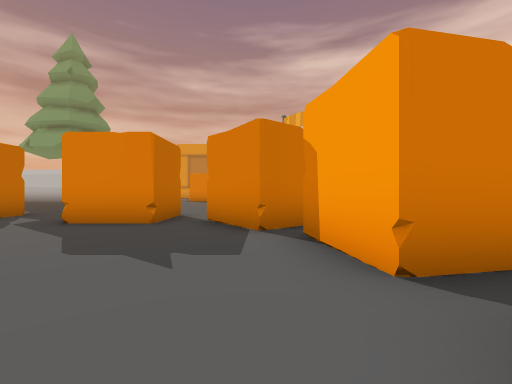
View 1 (above)

24 first-person views from a walk through a Unity game level. The camera is 1.2 m above the floor, looks level and sees 90° across. The floor is counted in squares, 2 m on a side. Each view is taken from the middle of a square. On the plan, view 1 faces up. The plan holds only what a view shows up to about 9 squares ahead; the rest is blank. The place goes on beyond the plan.

View 2
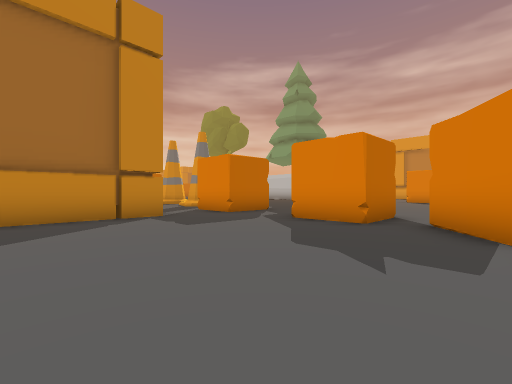

View 3
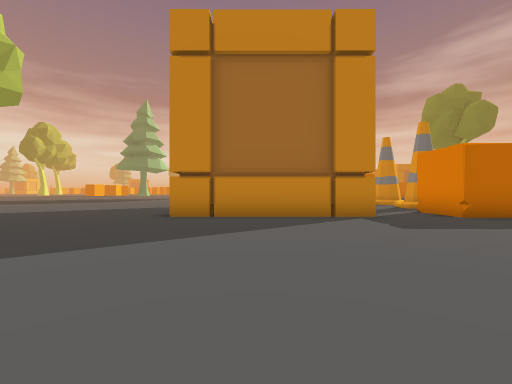

View 4
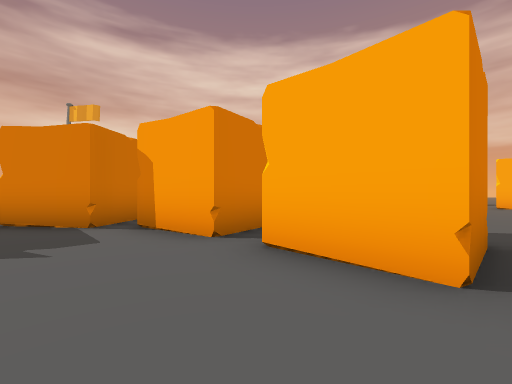

View 5
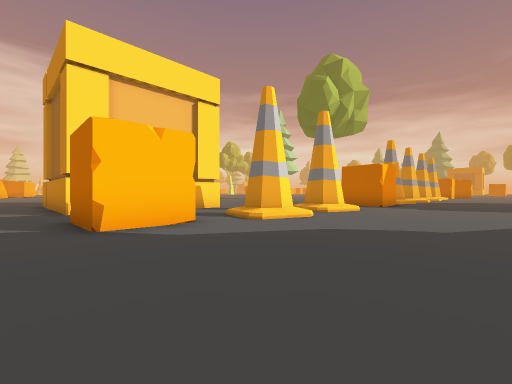

View 6
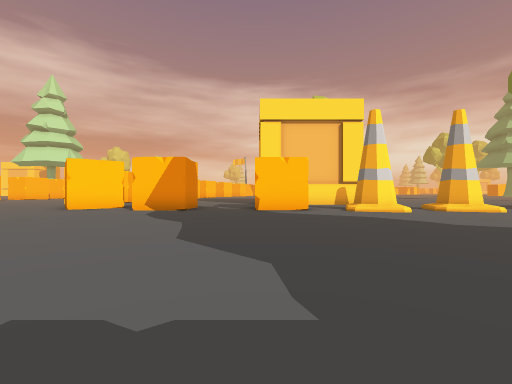

View 7
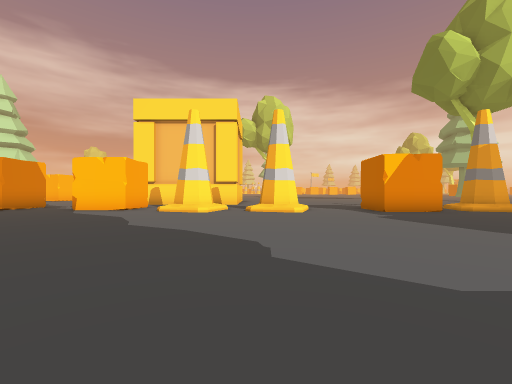

View 8
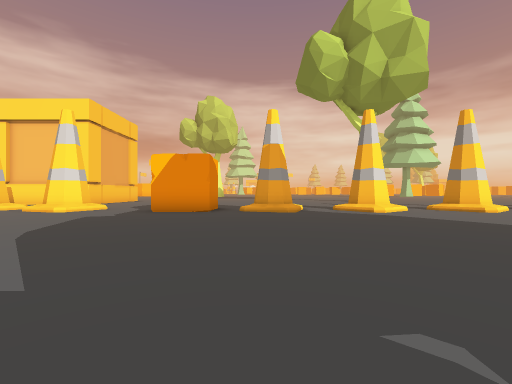

View 9
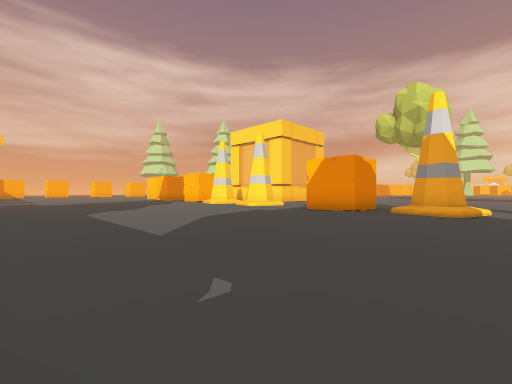

View 10
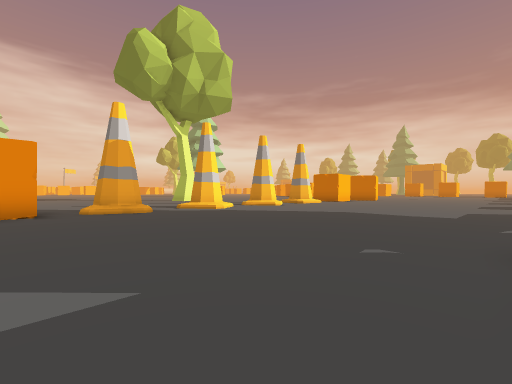

View 11
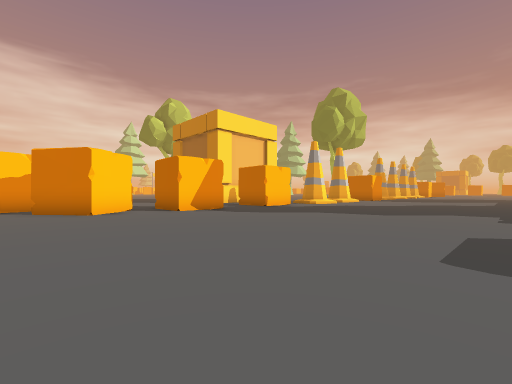

View 12
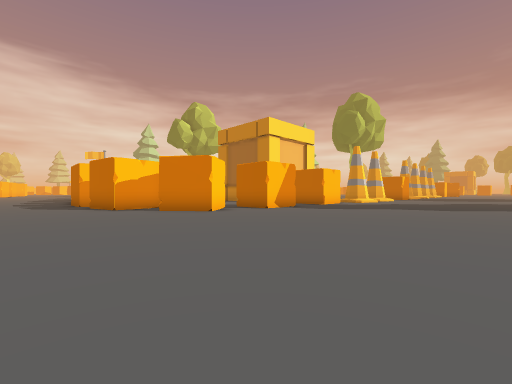

View 13
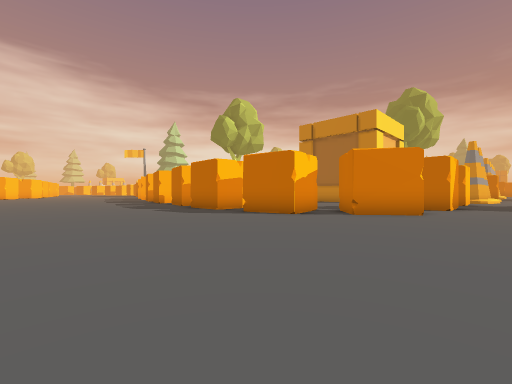

View 14
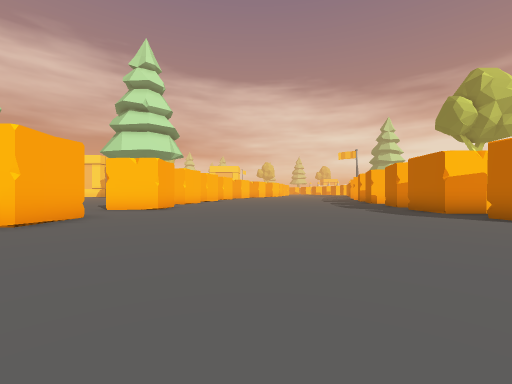

View 15
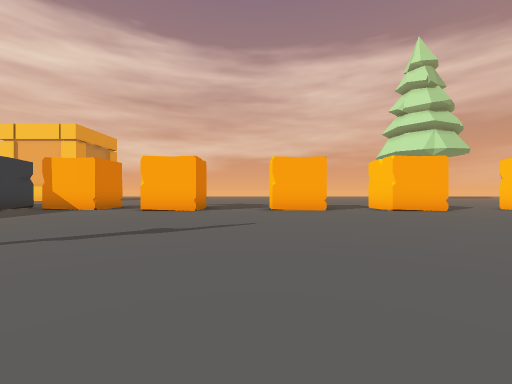

View 16
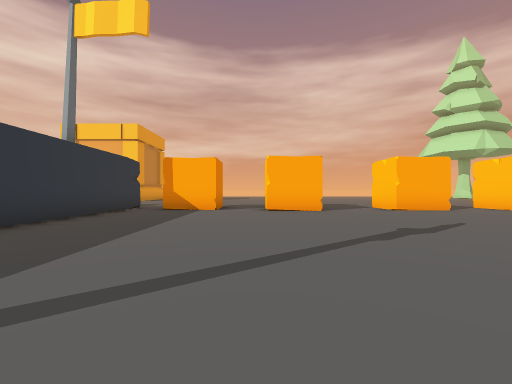

View 17
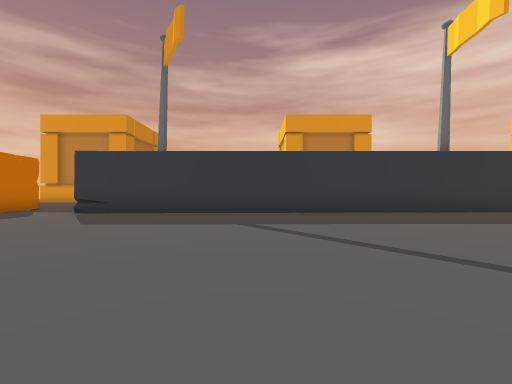

View 18
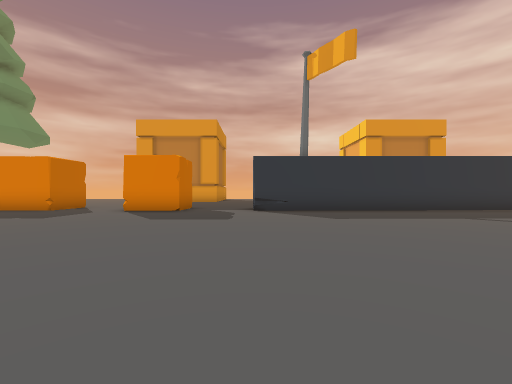

View 19
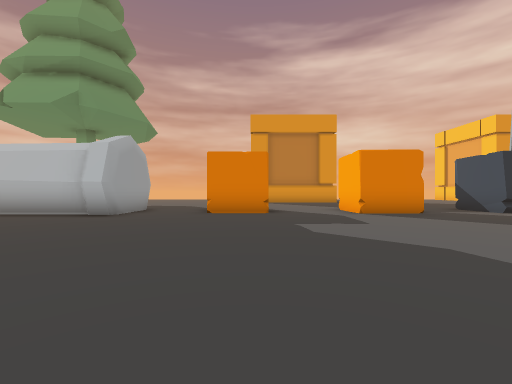

View 20
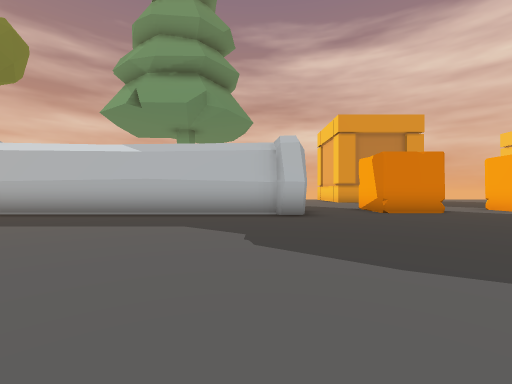

View 21
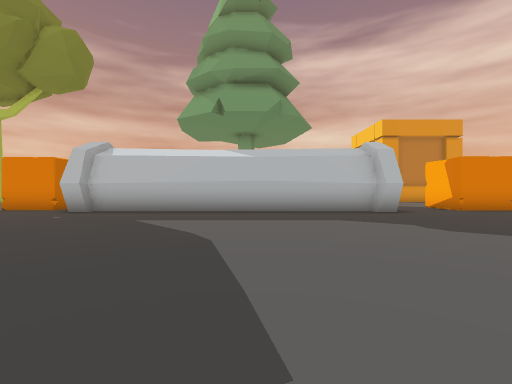

View 22
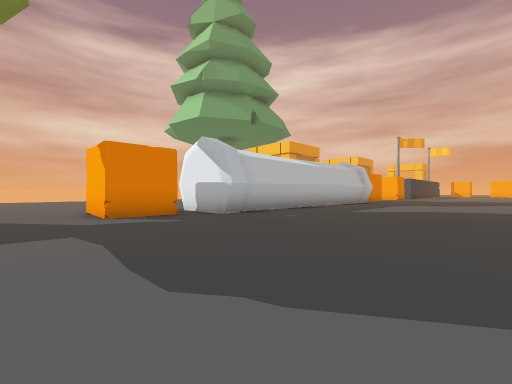

View 23
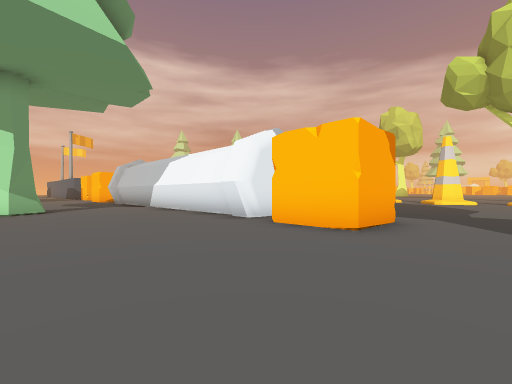

View 24
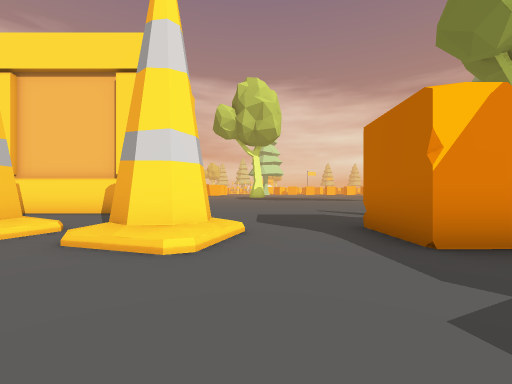

### Floor plan
Key: @ floor where view 1 was taken; # wall or solid block; x gap in a wall; . floor; / step, stairs or slope; T thing the floor can be seen under or through; R tree.
Columns run from 25 left of view 1 to 13 right of it. Each row starts with its distance up from view 1.
 22 .........RR
 21 ..........R.
 20 ............
 19 ...........
 18 ..##.#####    #..# ... ..#
 17 ..##.#####    #..##..##..#       ######
 16 .....##########......##..#########.....
 15 ......................................#
 14 ......................................#
 13 .......................................
 12 .......................................
 11 .....................................#
 10 .....................................##
  9 .......................................
  8 .......................................
  7 ..#/.##.##..#//#/.....................#
  6   #/. #.##..#x/#/.##..#T.#............#
  5       .. ...  ....##..#TT##............
  4       .. .... ...........###...........
  3         .....  ####.......##.........##
  2         .....     ##......##.........#
  1         .....      #......###..........
  0                    #.....@###..........
 -1                   ##......##.........##

Positions as (right, up) in squares from view 1, and headings:
1: (0, 0), facing up
2: (0, 0), facing up-left
3: (0, 0), facing left
4: (-1, -1), facing up-right
5: (-5, 11), facing down-left
6: (-6, 15), facing down
7: (-12, 15), facing down
8: (-19, 15), facing down
9: (-21, 15), facing down-right
10: (-17, 15), facing down-left
11: (2, 14), facing down-left
12: (5, 13), facing down-left
13: (8, 8), facing down-left
14: (8, 8), facing down
15: (4, 8), facing right
16: (4, 12), facing right
17: (5, 9), facing up
18: (0, 8), facing up
19: (-7, 9), facing up
20: (-12, 9), facing up
21: (-15, 8), facing up
22: (-25, 10), facing up-right
23: (-25, 22), facing down-right
24: (-14, 10), facing down
